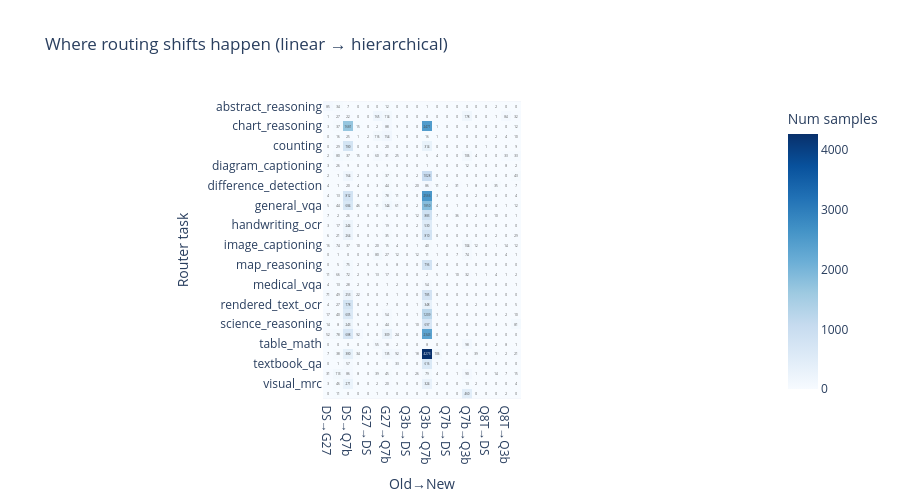

The notebook cell saved with this chart:
### Code cell
import plotly.express as px

MODEL_SHORT = {
    "deepseek_ocr": "DS",
    "qwen2_5_vl_3b": "Q3b",
    "qwen2_5_vl_7b": "Q7b",
    "qwen3_vl_8b_thinking": "Q8T",
    "gemma_3_27b": "G27",
}

routing = pd.DataFrame({
    "router_task": df_proc["router_task"].values,
    "old_model": best_old_name.map(MODEL_SHORT).fillna(best_old_name),
    "new_model": best_new_name.map(MODEL_SHORT).fillna(best_new_name),
})
routing = routing[routing["old_model"] != routing["new_model"]].copy()
routing["transition"] = routing["old_model"] + "→" + routing["new_model"]

heat_df = (
    routing.groupby(["router_task", "transition"])
    .size()
    .rename("count")
    .reset_index()
)
pivot = heat_df.pivot_table(
    index="router_task",
    columns="transition",
    values="count",
    fill_value=0,
).sort_index()

fig = px.imshow(
    pivot,
    text_auto=True,
    color_continuous_scale="Blues",
    labels=dict(x="Old→New", y="Router task", color="Num samples"),
    title="Where routing shifts happen (linear → hierarchical)",
)
fig.update_layout(width=900, height=500)
fig.show()

### Figure 1 — Plotly figure (JSON) as saved in the notebook; plotly's stock layout.template omitted (floating-point values rounded to 4 significant figures; data arrays with more than 128 entries replaced by an {"elided": "..."} marker saying what was removed)
{"data": [{"coloraxis": "coloraxis", "hovertemplate": "Old→New: %{x}<br>Router task: %{y}<br>Num samples: %{z}<extra></extra>", "name": "0", "texttemplate": "%{z}", "type": "heatmap", "x": ["DS→G27", "DS→Q3b", "DS→Q7b", "DS→Q8T", "G27→DS", "G27→Q3b", "G27→Q7b", "G27→Q8T", "Q3b→DS", "Q3b→G27", "Q3b→Q7b", "Q3b→Q8T", "Q7b→DS", "Q7b→G27", "Q7b→Q3b", "Q7b→Q8T", "Q8T→DS", "Q8T→G27", "Q8T→Q3b", "Q8T→Q7b"], "xaxis": "x", "y": ["abstract_reasoning", "chart_captioning", "chart_reasoning", "code_generation", "counting", "dense_captioning", "diagram_captioning", "diagram_reasoning", "difference_detection", "document_ocr", "general_vqa", "geometry_reasoning", "handwriting_ocr", "icon_reasoning", "image_captioning", "knowledge_vqa", "map_reasoning", "medical_report", "medical_vqa", "meme_classification", "rendered_text_ocr", "scene_text_ocr", "science_reasoning", "spatial_reasoning", "table_math", "table_reasoning", "textbook_qa", "ui_captioning", "visual_mrc", "web_understanding"], "yaxis": "y", "z": {"elided": "30x20 float values"}}], "layout": {"coloraxis": {"colorbar": {"title": {"text": "Num samples"}}, "colorscale": [[0, "rgb(247,251,255)"], [0.125, "rgb(222,235,247)"], [0.25, "rgb(198,219,239)"], [0.375, "rgb(158,202,225)"], [0.5, "rgb(107,174,214)"], [0.625, "rgb(66,146,198)"], [0.75, "rgb(33,113,181)"], [0.875, "rgb(8,81,156)"], [1, "rgb(8,48,107)"]]}, "height": 500, "title": {"text": "Where routing shifts happen (linear → hierarchical)"}, "width": 900, "xaxis": {"anchor": "y", "constrain": "domain", "domain": [0, 1], "scaleanchor": "y", "title": {"text": "Old→New"}}, "yaxis": {"anchor": "x", "autorange": "reversed", "constrain": "domain", "domain": [0, 1], "title": {"text": "Router task"}}}}
